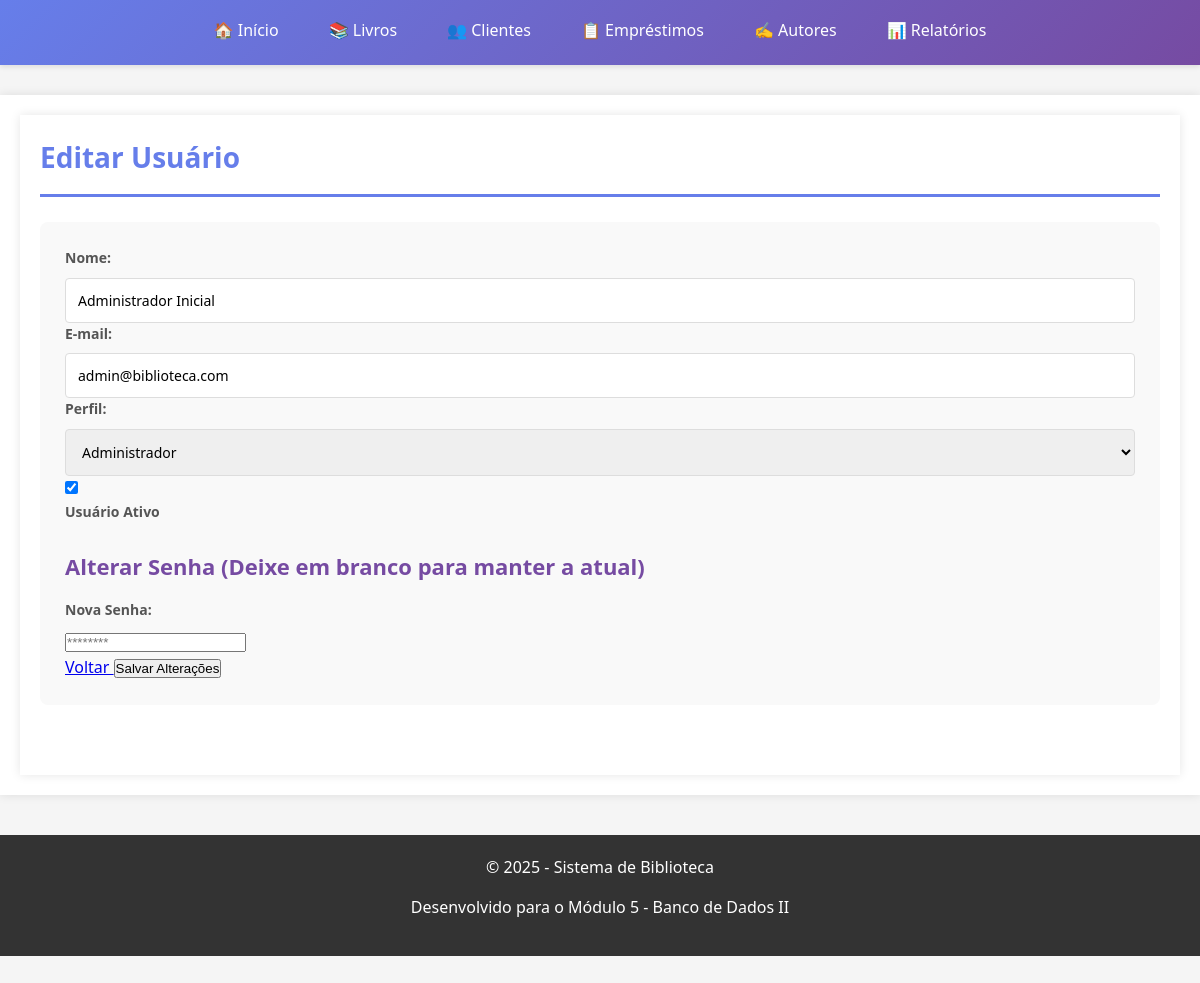
The page /login_editar.php?id=1 on the database its author committed.
### tables this page shows
CREATE TABLE usuario
(
     
    id_usuario  INT AUTO_INCREMENT NOT NULL,
    
     
    nome        VARCHAR (100) NOT NULL,
    email       VARCHAR (100) NOT NULL,
    senha_hash  VARCHAR (255) NOT NULL,
    
     
    perfil      VARCHAR (15) NOT NULL DEFAULT 'cliente',
    
     
    ativo       TINYINT(1) NOT NULL DEFAULT 1,
    
     
    criado_em   TIMESTAMP DEFAULT CURRENT_TIMESTAMP,
    
     
    PRIMARY KEY (id_usuario),
    UNIQUE KEY (email)  
);

### login_editar.php (the view, shortened to what this page needs)
<?php
$id_usuario = filter_var($_GET['id'] ?? null, FILTER_VALIDATE_INT);
try {
    $db_instance = Database::getInstance();
    $conexao = $db_instance->getConnection();
} catch (Exception $e) {
    redirecionarComMensagem('login_listar.php', 'erro', 'Erro de conexão com o banco de dados.');
}
$usuario = null;
try {
    $stmt = $conexao->prepare("SELECT id_usuario, nome, email, perfil, ativo FROM usuario WHERE id_usuario = :id");
    $stmt->bindParam(':id', $id_usuario, PDO::PARAM_INT);
    $stmt->execute();
    $usuario = $stmt->fetch(PDO::FETCH_ASSOC);
} catch (PDOException $e) {
    redirecionarComMensagem('login_listar.php', 'erro', 'Erro ao buscar dados do usuário: ' . $e->getMessage());
}
include_once __DIR__ . '/includes/header.php';
$nome = htmlspecialchars($usuario['nome'] ?? '');
$email = htmlspecialchars($usuario['email'] ?? '');
$perfil = htmlspecialchars($usuario['perfil'] ?? '');
$ativo_checked = ($usuario['ativo'] ?? 0) ? 'checked' : '';
?>
<div class="container mx-auto p-4 md:p-8">
    <div class="max-w-xl mx-auto bg-white p-6 rounded-xl shadow-2xl">
        <h1 class="text-3xl font-extrabold text-gray-800 mb-6 border-b-2 pb-2">Editar Usuário</h1>
        <form action="login_atualizar.php" method="POST">
            <div class="mb-4">
                <label for="nome" class="block text-sm font-medium text-gray-700">Nome:</label>
                <input type="text" id="nome" name="nome" value="<?php echo $nome; ?>" required
                       class="mt-1 block w-full px-3 py-2 border border-gray-300 rounded-md shadow-sm focus:outline-none focus:ring-indigo-500 focus:border-indigo-500 sm:text-sm">
            </div>
            <div class="mb-4">
                <label for="email" class="block text-sm font-medium text-gray-700">E-mail:</label>
                <input type="email" id="email" name="email" value="<?php echo $email; ?>" required
                       class="mt-1 block w-full px-3 py-2 border border-gray-300 rounded-md shadow-sm focus:outline-none focus:ring-indigo-500 focus:border-indigo-500 sm:text-sm">
            </div>
            <div class="mb-4">
                <label for="perfil" class="block text-sm font-medium text-gray-700">Perfil:</label>
                <select id="perfil" name="perfil" required
                        class="mt-1 block w-full px-3 py-2 border border-gray-300 bg-white rounded-md shadow-sm focus:outline-none focus:ring-indigo-500 focus:border-indigo-500 sm:text-sm">
                    <option value="admin" <?php echo ($perfil === 'admin' ? 'selected' : ''); ?>>Administrador</option>
                </select>
            </div>
            <div class="mb-6 flex items-center">
                <input id="ativo" name="ativo" type="checkbox" value="1" <?php echo $ativo_checked; ?>
                       class="h-4 w-4 text-indigo-600 border-gray-300 rounded focus:ring-indigo-500">
                <label for="ativo" class="ml-2 block text-sm text-gray-900">Usuário Ativo</label>
            </div>
            <div class="mb-6 border-t pt-4">
                <h2 class="text-lg font-semibold text-gray-800 mb-3">Alterar Senha (Deixe em branco para manter a atual)</h2>
                <label for="senha" class="block text-sm font-medium text-gray-700">Nova Senha:</label>
                <input type="password" id="senha" name="senha"
                       class="mt-1 block w-full px-3 py-2 border border-gray-300 rounded-md shadow-sm focus:outline-none focus:ring-indigo-500 focus:border-indigo-500 sm:text-sm"
                       placeholder="********">
            </div>
            <div class="flex justify-between">
                <a href="login_listar.php" class="px-4 py-2 text-sm font-medium rounded-md text-gray-600 bg-gray-200 hover:bg-gray-300 transition duration-150 ease-in-out">
                    Voltar
                </a>
                <button type="submit"
                        class="px-6 py-2 border border-transparent text-base font-medium rounded-md shadow-sm text-white bg-indigo-600 hover:bg-indigo-700 focus:outline-none focus:ring-2 focus:ring-offset-2 focus:ring-indigo-500 transition duration-150 ease-in-out">
                    Salvar Alterações
                </button>
            </div>
        </form>
    </div>
</div>
<?php
include_once __DIR__ . '/includes/footer.php';
?>

### includes/header.php (style rules this page uses)
* { margin: 0; padding: 0; box-sizing: border-box; }
body { font-family: 'Segoe UI', Tahoma, Geneva, Verdana, sans-serif; background-color: #f5f5f5; color: #333; line-height: 1.6; padding-bottom: 60px; }
.container { max-width: 1200px; margin: 0 auto; padding: 20px; background-color: white; min-height: calc(100vh - 140px); box-shadow: 0 0 10px rgba(0,0,0,0.1); }
h1 { color: #667eea; margin-bottom: 25px; padding-bottom: 15px; border-bottom: 3px solid #667eea; font-size: 28px; }
h2 { color: #764ba2; margin: 25px 0 15px 0; font-size: 22px; }
form { background-color: #f9f9f9; padding: 25px; border-radius: 8px; margin: 20px 0; }
label { display: block; margin-bottom: 8px; color: #555; font-weight: 600; font-size: 14px; }
input[type="text"], input[type="email"], input[type="tel"], input[type="date"], input[type="number"], select, textarea { width: 100%; padding: 12px; border: 1px solid #ddd; border-radius: 4px; font-size: 14px; transition: border-color 0.3s; font-family: inherit; }

### rows shown on the page
usuario: nome "Administrador Inicial", email "admin@biblioteca.com", perfil "Administrador"
